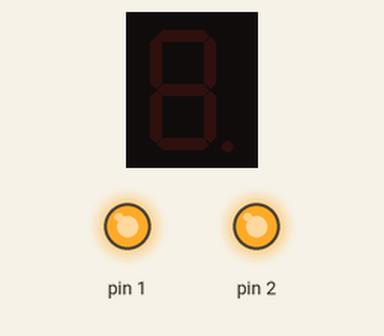
Bench run of a sketch on a simulated Arduino Uno, built with avr-gcc and run on an emulated ATmega328P. Shown: 1-digit seven-segment display, output pins drawn as LEDs (lit = HIGH). Wiring (from diagram.json): 1-digit 7-segment display, segments lit when LOW: segments pin 0, pin 3, pin 4, pin 5, pin 6, pin 7, pin 8, pin 9. The segment pins are drawn as the display they are named for; pins used as bus, display or sensor lines are not drawn.

Above: at 0.1 s.
At 1.1 s:
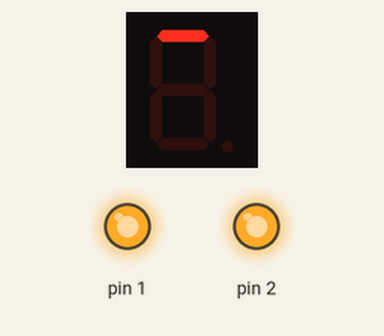
At 2.1 s:
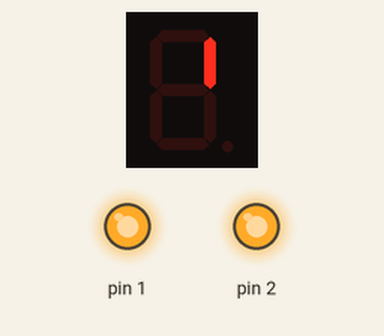
At 3.1 s:
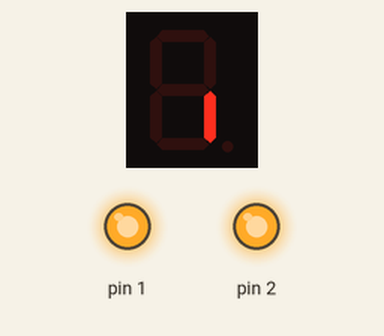
At 5.1 s:
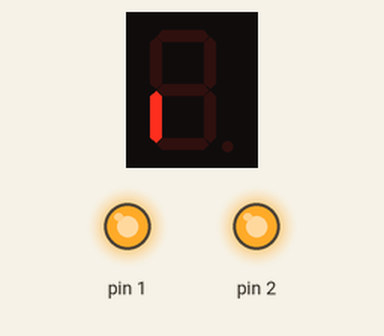
At 7.1 s:
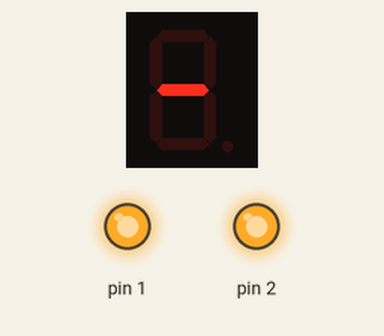

Measured:
- by itself, everything shown: repeats every 9.0 s, in 9 steps
- what the display in image 1 shows lasts 1.0 s, from 1.0 s to 2.0 s

The sketch:

sketch.ino
```cpp
#define FIRST_SEGMENT_PIN 0
#define SEGMENT_COUNT 10

// Всего цифр 10, поэтому в массиве 10 чисел.
/*
// Цифры 0-9
byte numberSegments[10] = {
0b00111111,
0b00000110,
0b01011011,
0b01001111,
0b01100110,
0b01101101,
0b01111101,
0b00000111,
0b01111111,
0b01101111
};
*/

//int repeat = 0;
void setup()
{
for (int i = 0; i < SEGMENT_COUNT; ++i)
pinMode(i + FIRST_SEGMENT_PIN, OUTPUT);

for (int i = 0; i < SEGMENT_COUNT; i++) { // Перебор сегмента
  //if(i != 1 && i != 2)
    digitalWrite(i + FIRST_SEGMENT_PIN, HIGH);// включаем/выключаем сегмент
}

/*
if (repeat == 0)
for (int i = 0; i < SEGMENT_COUNT; ++i) {
int mask1 = numberSegments[i];
// определяем: должен ли он быть включён.
boolean enableSegment1 = bitRead(mask1, i);
// включаем/выключаем сегмент на основе полученного значения
digitalWrite(i + FIRST_SEGMENT_PIN, enableSegment1);
repeat = repeat + 1;
}
delay(1000);
*/
}

void loop()
{
delay(1000); // Пауза 1 сек.
for (int i = 0; i < SEGMENT_COUNT; i++) { // Перебор сегмента
  if(i != 1 && i != 2){
    digitalWrite(i + FIRST_SEGMENT_PIN, LOW );// включаем/выключаем сегмент
    delay(1000); // Пауза 1 сек.
    digitalWrite(i + FIRST_SEGMENT_PIN, HIGH);// включаем/выключаем сегмент
  }
}

/*
// определяем число, которое следует отобразить.
// Пусть им будет номер текущей секунды, зацикленный на десятке
int number = (millis() / 1000 - 1000) % 10;
// получаем код из массива, в котором содержится полученная цифра
int mask = numberSegments[number];
// для каждого из 7 сегментов индикатора
for (int i = 0; i < SEGMENT_COUNT; ++i) {
// определяем: должен ли он быть включён.
boolean enableSegment = bitRead(mask, i);
// включаем/выключаем сегмент на основе полученного значения
digitalWrite(i + FIRST_SEGMENT_PIN, enableSegment);
}
*/

}
```
